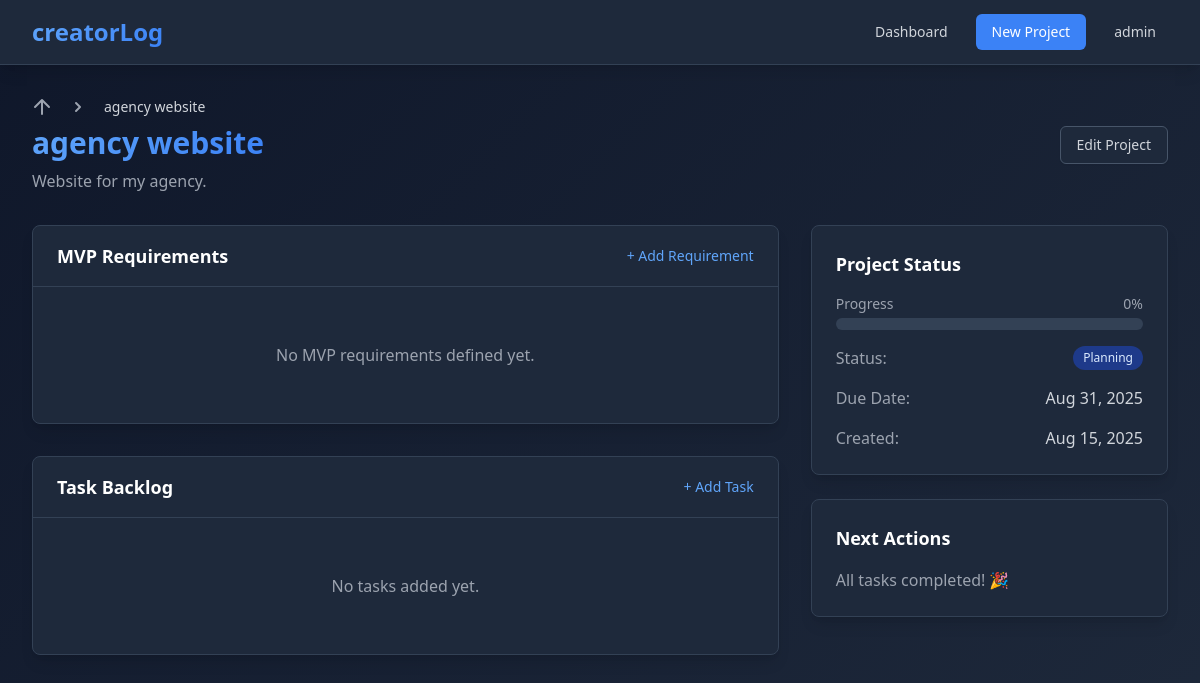
/projects/2/ (signed in), run on the app's committed database.
### projects/models.py (models this page shows, shortened)
class Project(models.Model):
    STATUS_CHOICES = [
        ('planning', 'Planning'),
        ('in_progress', 'In Progress'),
        ('completed', 'Completed'),
        ('on_hold', 'On Hold'),
    ]
    name = models.CharField(max_length=200)
    description = models.TextField(blank=True)
    status = models.CharField(max_length=20, choices=STATUS_CHOICES, default='planning')
    progress = models.IntegerField(default=0, help_text="Progress percentage (0-100)")
    due_date = models.DateTimeField(null=True, blank=True)
    owner = models.ForeignKey(User, on_delete=models.CASCADE)
    created_date = models.DateTimeField(default=timezone.now)
    updated_date = models.DateTimeField(auto_now=True)
    class Meta:
        ordering = ['-updated_date']
    def get_progress_percentage(self):
        total_tasks = self.task_set.count()
        if total_tasks == 0:
            return 0
        completed_tasks = self.task_set.filter(completed=True).count()
        return int((completed_tasks / total_tasks) * 100)
    def get_next_task(self):
        return self.task_set.filter(completed=False).first()
    def get_last_completed_task(self):
        return self.task_set.filter(completed=True).order_by('-completed_date').first()

### projects/views.py (the view)
# urls.py: path('<int:project_id>/', views.project_detail, name='project_detail'),
@login_required
def project_detail(request, project_id):
    project = get_object_or_404(Project, id=project_id, owner=request.user)
    tasks = project.task_set.all()
    mvp_requirements = project.mvprequirement_set.all()
    context = {
        'project': project,
        'tasks': tasks,
        'mvp_requirements': mvp_requirements,
    }
    return render(request, 'projects/project_detail.html', context)

### templates/projects/project_detail.html (shortened to what this page needs)
{% extends 'base.html' %}
{% block content %}
<div class="max-w-7xl mx-auto px-4 sm:px-6 lg:px-8 py-8">
    <div class="mb-8">
        <div class="flex items-center justify-between">
            <div>
                <nav class="flex" aria-label="Breadcrumb">
                    <ol class="flex items-center space-x-4">
                        <li>
                            <a href="{% url 'projects:dashboard' %}" class="text-gray-400 hover:text-gray-300 transition duration-200">
                                <svg class="flex-shrink-0 h-5 w-5" fill="currentColor" viewBox="0 0 20 20">
                                    <path d="M10.707 2.293a1 1 0 00-1.414 0l-7 7a1 1 0 001.414 1.414L9 5.414V17a1 1 0 102 0V5.414l5.293 5.293a1 1 0 001.414-1.414l-7-7z"></path>
                                </svg>
                            </a>
                        </li>
                        <li>
                            <div class="flex items-center">
                                <svg class="flex-shrink-0 h-5 w-5 text-gray-400" fill="currentColor" viewBox="0 0 20 20">
                                    <path fill-rule="evenodd" d="M7.293 14.707a1 1 0 010-1.414L10.586 10 7.293 6.707a1 1 0 011.414-1.414l4 4a1 1 0 010 1.414l-4 4a1 1 0 01-1.414 0z" clip-rule="evenodd"></path>
                                </svg>
                                <span class="ml-4 text-sm font-medium text-gray-300">{{ project.name }}</span>
                            </div>
                        </li>
                    </ol>
                </nav>
                <h1 class="mt-2 text-3xl font-bold gradient-text">{{ project.name }}</h1>
                {% if project.description %}
                    <p class="mt-2 text-gray-400">{{ project.description }}</p>
                {% endif %}
            </div>
            <div class="flex space-x-3">
                <a href="{% url 'projects:edit_project' project.id %}" class="inline-flex items-center px-4 py-2 border border-dark-blue-600 rounded-md shadow-sm text-sm font-medium text-gray-300 bg-dark-blue-800 hover:bg-dark-blue-700 transition duration-200">
                    Edit Project
                </a>
            </div>
        </div>
    </div>
    <div class="grid grid-cols-1 lg:grid-cols-3 gap-8 mb-8">
        <div class="lg:col-span-2 space-y-8">
            <div class="bg-dark-blue-800 rounded-lg shadow-lg border border-dark-blue-700">
                <div class="px-6 py-4 border-b border-dark-blue-700">
                    <div class="flex items-center justify-between">
                        <h2 class="text-lg font-semibold text-white">MVP Requirements</h2>
                        <a href="{% url 'projects:create_mvp_requirement' project.id %}" class="text-accent-blue-400 hover:text-accent-blue-300 text-sm transition duration-200">
                            + Add Requirement
                        </a>
                    </div>
                </div>
                <div class="p-6">
                    {% if mvp_requirements %}
                        <div class="space-y-3">
                            {% for mvp in mvp_requirements %}
                                <div class="flex items-start space-x-3 p-3 rounded-lg hover:bg-dark-blue-700 transition duration-200">
                                    <button class="mvp-toggle flex-shrink-0 mt-1"
                                            hx-post="{% url 'projects:toggle_mvp_requirement' mvp.id %}"
                                            hx-trigger="click"
                                            hx-swap="none">
                                        <div class="w-5 h-5 rounded border-2 {% if mvp.completed %}bg-green-500 border-green-500{% else %}border-gray-400{% endif %} flex items-center justify-center transition duration-200">
                                            {% if mvp.completed %}
                                                <svg class="w-3 h-3 text-white" fill="currentColor" viewBox="0 0 20 20">
                                                    <path fill-rule="evenodd" d="M16.707 5.293a1 1 0 010 1.414l-8 8a1 1 0 01-1.414 0l-4-4a1 1 0 011.414-1.414L8 12.586l7.293-7.293a1 1 0 011.414 0z" clip-rule="evenodd"></path>
                                                </svg>
                                            {% endif %}
                                        </div>
                                    </button>
                                    <div class="flex-1">
                                        <p class="text-gray-300 {% if mvp.completed %}line-through text-gray-500{% endif %}">
                                            {{ mvp.description }}
                                        </p>
                                        {% if mvp.completed and mvp.completed_date %}
                                            <p class="text-xs text-green-400 mt-1">Completed {{ mvp.completed_date|date:"M j, Y" }}</p>
                                        {% endif %}
                                    </div>
                                </div>
                            {% endfor %}
                        </div>
                    {% else %}
                        <p class="text-gray-400 text-center py-8">No MVP requirements defined yet.</p>
                    {% endif %}
                </div>
            </div>
            <div class="bg-dark-blue-800 rounded-lg shadow-lg border border-dark-blue-700">
                <div class="px-6 py-4 border-b border-dark-blue-700">
                    <div class="flex items-center justify-between">
                        <h2 class="text-lg font-semibold text-white">Task Backlog</h2>
                        <a href="{% url 'projects:create_task' project.id %}" class="text-accent-blue-400 hover:text-accent-blue-300 text-sm transition duration-200">
                            + Add Task
                        </a>
                    </div>
                </div>
                <div class="p-6">
                    {% if tasks %}
                        <div class="space-y-3">
                            {% for task in tasks %}
                                <div class="flex items-start space-x-3 p-3 rounded-lg hover:bg-dark-blue-700 transition duration-200">
                                    <button class="task-toggle flex-shrink-0 mt-1"
                                            hx-post="{% url 'projects:toggle_task' task.id %}"
                                            hx-trigger="click"
                                            hx-swap="none">
                                        <div class="w-5 h-5 rounded border-2 {% if task.completed %}bg-green-500 border-green-500{% else %}border-gray-400{% endif %} flex items-center justify-center transition duration-200">
                                            {% if task.completed %}
                                                <svg class="w-3 h-3 text-white" fill="currentColor" viewBox="0 0 20 20">
                                                    <path fill-rule="evenodd" d="M16.707 5.293a1 1 0 010 1.414l-8 8a1 1 0 01-1.414 0l-4-4a1 1 0 011.414-1.414L8 12.586l7.293-7.293a1 1 0 011.414 0z" clip-rule="evenodd"></path>
                                                </svg>
                                            {% endif %}
                                        </div>
                                    </button>
                                    <div class="flex-1">
                                        <div class="flex items-center justify-between">
                                            <h3 class="font-medium text-gray-300 {% if task.completed %}line-through text-gray-500{% endif %}">
                                                {{ task.title }}
                                            </h3>
                                            <span class="inline-flex items-center px-2 py-1 rounded-full text-xs font-medium
                                                {% if task.priority == 'high' %}bg-red-900 text-red-100
                                                {% elif task.priority == 'medium' %}bg-yellow-900 text-yellow-100
                                                {% else %}bg-green-900 text-green-100{% endif %}">
                                                {{ task.get_priority_display }}
                                            </span>
                                        </div>
                                        {% if task.description %}
                                            <p class="text-sm text-gray-400 mt-1 {% if task.completed %}line-through{% endif %}">
                                                {{ task.description }}
                                            </p>
                                        {% endif %}
                                        {% if task.completed and task.completed_date %}
                                            <p class="text-xs text-green-400 mt-1">Completed {{ task.completed_date|date:"M j, Y" }}</p>
                                        {% endif %}
                                    </div>
                                </div>
                            {% endfor %}
                        </div>
                    {% else %}
                        <p class="text-gray-400 text-center py-8">No tasks added yet.</p>
                    {% endif %}
                </div>
            </div>
        </div>
        <div class="space-y-6">
            <div class="bg-dark-blue-800 rounded-lg shadow-lg border border-dark-blue-700 p-6">
                <h3 class="text-lg font-semibold text-white mb-4">Project Status</h3>
                <div class="space-y-4">
                    <div>
                        <div class="flex justify-between text-sm text-gray-400 mb-1">
                            <span>Progress</span>
                            <span>{{ project.get_progress_percentage }}%</span>
                        </div>
                        <div class="w-full bg-dark-blue-700 rounded-full h-3">
                        </div>
                    </div>
                    <div class="flex justify-between">
                        <span class="text-gray-400">Status:</span>
                        <span class="inline-flex items-center px-2.5 py-0.5 rounded-full text-xs font-medium
                            {% if project.status == 'completed' %}bg-green-900 text-green-100
                            {% elif project.status == 'in_progress' %}bg-yellow-900 text-yellow-100
                            {% elif project.status == 'planning' %}bg-blue-900 text-blue-100
                            {% else %}bg-gray-900 text-gray-100{% endif %}">
                            {{ project.get_status_display }}
                        </span>
                    </div>
                    {% if project.due_date %}
                        <div class="flex justify-between">
                            <span class="text-gray-400">Due Date:</span>
                            <span class="text-gray-300">{{ project.due_date|date:"M j, Y" }}</span>
                        </div>
                    {% endif %}
                    <div class="flex justify-between">
                        <span class="text-gray-400">Created:</span>
                        <span class="text-gray-300">{{ project.created_date|date:"M j, Y" }}</span>
                    </div>
                </div>
            </div>
            <div class="bg-dark-blue-800 rounded-lg shadow-lg border border-dark-blue-700 p-6">
                <h3 class="text-lg font-semibold text-white mb-4">Next Actions</h3>
                {% with next_task=project.get_next_task %}
                    {% if next_task %}
                        <div class="p-3 bg-dark-blue-700 rounded-lg">
                            <h4 class="font-medium text-accent-blue-400">Next Task</h4>
                            <p class="text-gray-300 mt-1">{{ next_task.title }}</p>
                            {% if next_task.description %}
                                <p class="text-sm text-gray-400 mt-1">{{ next_task.description|truncatewords:10 }}</p>
                            {% endif %}
                        </div>
                    {% else %}
                        <p class="text-gray-400">All tasks completed! 🎉</p>
                    {% endif %}
                {% endwith %}
            </div>
        </div>
    </div>
</div>
{% endblock %}

### templates/base.html (shortened to what this page needs)
<!DOCTYPE html>
<html lang="en" class="h-full">
<head>
    <script src="https://cdn.tailwindcss.com"></script>
</head>
<body class="h-full text-gray-100">
    <div class="min-h-full">
        <nav class="bg-dark-blue-800 shadow-lg border-b border-dark-blue-700">
            <div class="max-w-7xl mx-auto px-4 sm:px-6 lg:px-8">
                <div class="flex justify-between h-16">
                    <div class="flex items-center">
                        <a href="{% url 'projects:dashboard' %}" class="flex items-center">
                            <span class="text-2xl font-bold gradient-text">creatorLog</span>
                        </a>
                    </div>
                    <div class="flex items-center space-x-4">
                        {% if user.is_authenticated %}
                            <a href="{% url 'projects:dashboard' %}" class="text-gray-300 hover:text-white px-3 py-2 rounded-md text-sm font-medium transition duration-200">
                                Dashboard
                            </a>
                            <a href="{% url 'projects:create_project' %}" class="bg-accent-blue-500 hover:bg-accent-blue-400 text-white px-4 py-2 rounded-md text-sm font-medium transition duration-200">
                                New Project
                            </a>
                            <div class="relative group">
                                <button class="text-gray-300 hover:text-white px-3 py-2 rounded-md text-sm font-medium transition duration-200">
                                    {{ user.username }}
                                </button>
                            </div>
                        {% endif %}
                    </div>
                </div>
            </div>
        </nav>
        <main>
            {% block content %}{% endblock %}
        </main>
    </div>
</body>
</html>

### templates/base.html (style rules this page uses)
body { background: linear-gradient(135deg, #0f172a 0%, #1e293b 100%); }
.gradient-text { background: linear-gradient(135deg, #60a5fa, #3b82f6); -webkit-background-clip: text; -webkit-text-fill-color: transparent; background-clip: text; }

### data on the page
Project: name "agency website", description "Website for my agency.", get_progress_percentage "0", status "Planning", due_date "Aug 31, 2025", created_date "Aug 15, 2025"

### other printed values
{{ user.username }} "admin"
